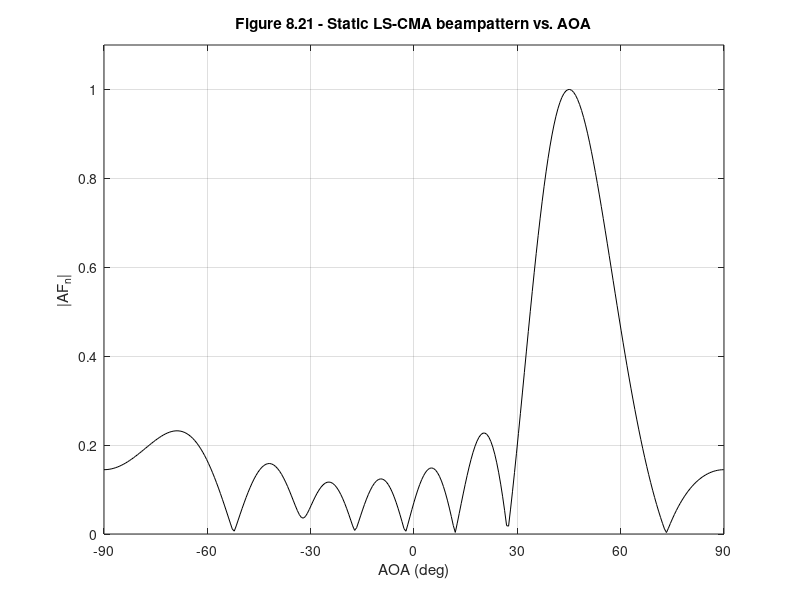

Here is the MATLAB script that generated this plot:
%%%%%%%%%%%%%%%%%%%%%%%%%%%%%%%%%%%%%%%%%%%%%%%%%%%%%%%%%%%%%%%
%%                                                           %%
%%  ******************************************************   %%
%%  * Smart Antennas for Wireless Applications w/ Matlab *   %%
%%  ******************************************************   %%
%%                                                           %%
%% Chapter 8: Ex 8.11                                        %%
%%                                                           %%
%% Author: Frank Gross                                       %%
%% McGraw-Hill, 2005                                         %%
%% Date:  3/05/2005                                          %%
%%                                                           %%
%% This code produces Figure 8.21, a plot of the beampattern %%
%%     for a N = 8 ULA with d = 0.5, where the weights were  %%
%%     determined using the LS-CMA algorithm.                %%
%%                                                           %%
%% Note: This code contains one way in which multipath       %%
%%       components were created to produce dispersion.      %%
%%       Ex. 8.11a provides another.  This particular case   %%
%%       uses zero padding to represent time delays.         %%
%%%%%%%%%%%%%%%%%%%%%%%%%%%%%%%%%%%%%%%%%%%%%%%%%%%%%%%%%%%%%%%  

%%------------------- Define Variables:----------------------%%
% N - # of elements in array                                  %
% d - element spacing in wavelengths                          %
% n - number of iteration to be performed                     %
% K - block length                                            %
% sig2 - zero mean Gaussian noise variance                    %
% Nchips - number of chips in binary sequence                 %
% nsamples - number of samples per chip                       %
% b - binary sequence                                         %
% b1 - direct path binary sequence                            %
% b2 - time delayed multipath component of binary seq.        %
% S - desired signal                                          %
% I - interfering signal                                      %
% thetaS - desired user AOA (deg)                             %
% theta1, theta2 - interferer AOA (deg)                       %
% vS,v1 - steering vectors of desired user and interferers    %
% x - total received signal                                   %
% Rnn - noise covariance matrix                               %
% Rxx - total received signal covariance matrix               %
% Rinv - inverse of Rxx                                       %
% w - weights of ULA determined using LMS algorithm           %
% y - array output                                            %
% theta - range of AOA's (rad)                                %
% AF - weighted array output                                  %
%%-----------------------------------------------------------%%

%%----- Given Values -----%%

N = 8; d = .5; sig2 = .01; n = 132;    % total number of iterations

Nchips = 32; nsamples = 4;

%%---- Create Binary Sequence -----%%

btemp = sign(randn(1,Nchips));
b = [];
for i = 1:length(btemp),
	b = [b,btemp(i)*ones(1,nsamples)];
end

b1 = [b 0 0 0 0]; b2 = .3*[0 0 b 0 0];
K = length(b1);

%%----- Desired Signal & Interferer definition-----%%

S = b1; thetaS = 45*pi/180;
I1 = b2; theta1 = -30*pi/180;

%%-----Calculate Array Steering Vectors -----%%

ii = 1:N;
vS = exp(1j*(ii-1)*2*pi*d*sin(thetaS));
v1 = exp(1j*(ii-1)*2*pi*d*sin(theta1));

x = vS.'*S + v1.'*I1;

%%----- Solve for weights using static LS-CMA -----%%

Rnn = sig2*eye(N); Rxx = x*x'/K + Rnn; Rinv = inv(Rxx);

w = [1;zeros(N-1,1)];  % Typically the initial weight is set to this
                       % corresponding to an omnidirectional antenna 
for jj = 1:3
    r = w'*x;
    r = r./abs(r+eps);
    w = Rinv*(x*r'/K);
end

w = w/w(1);

%%----- Plot Results -----%%

theta = -pi/2:.01:pi/2;
AF = zeros(1,length(theta));

for i = 1:N
    AF = AF + w(i)'*exp(j*(i-1)*2*pi*d*sin(theta));
end

figure(1), plot(theta*180/pi,abs(AF)/max(abs(AF)),'k')
xlabel('AOA (deg)'), ylabel('|AF_n|')
title('\bfFigure 8.21 - Static LS-CMA beampattern vs. AOA')
axis([-90 90 0 1.1]), grid on
set(gca,'xtick',[-90 -60 -30 0 30 60 90])